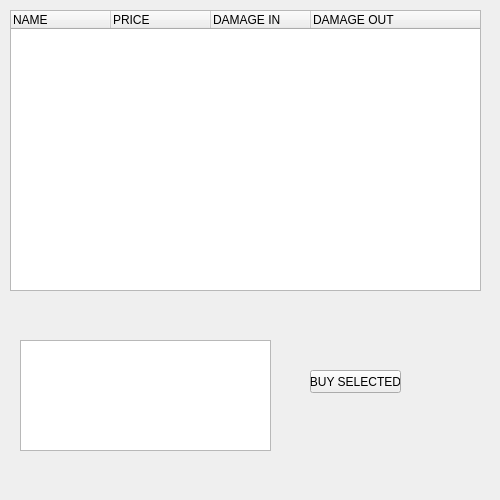
<?xml version="1.0" encoding="UTF-8"?>
<ui version="4.0">
 <class>shopscene</class>
 <widget class="QWidget" name="shopscene">
  <property name="geometry">
   <rect>
    <x>0</x>
    <y>0</y>
    <width>500</width>
    <height>500</height>
   </rect>
  </property>
  <property name="windowTitle">
   <string>Form</string>
  </property>
  <widget class="QTreeWidget" name="treeWidget">
   <property name="geometry">
    <rect>
     <x>10</x>
     <y>10</y>
     <width>471</width>
     <height>281</height>
    </rect>
   </property>
   <column>
    <property name="text">
     <string>NAME</string>
    </property>
   </column>
   <column>
    <property name="text">
     <string>PRICE</string>
    </property>
   </column>
   <column>
    <property name="text">
     <string>DAMAGE IN</string>
    </property>
   </column>
   <column>
    <property name="text">
     <string>DAMAGE OUT</string>
    </property>
   </column>
  </widget>
  <widget class="QPushButton" name="ButtonBuy">
   <property name="geometry">
    <rect>
     <x>310</x>
     <y>370</y>
     <width>91</width>
     <height>23</height>
    </rect>
   </property>
   <property name="text">
    <string>BUY SELECTED</string>
   </property>
  </widget>
  <widget class="QTextBrowser" name="infoRuutu">
   <property name="geometry">
    <rect>
     <x>20</x>
     <y>340</y>
     <width>251</width>
     <height>111</height>
    </rect>
   </property>
  </widget>
 </widget>
 <resources/>
 <connections/>
</ui>
